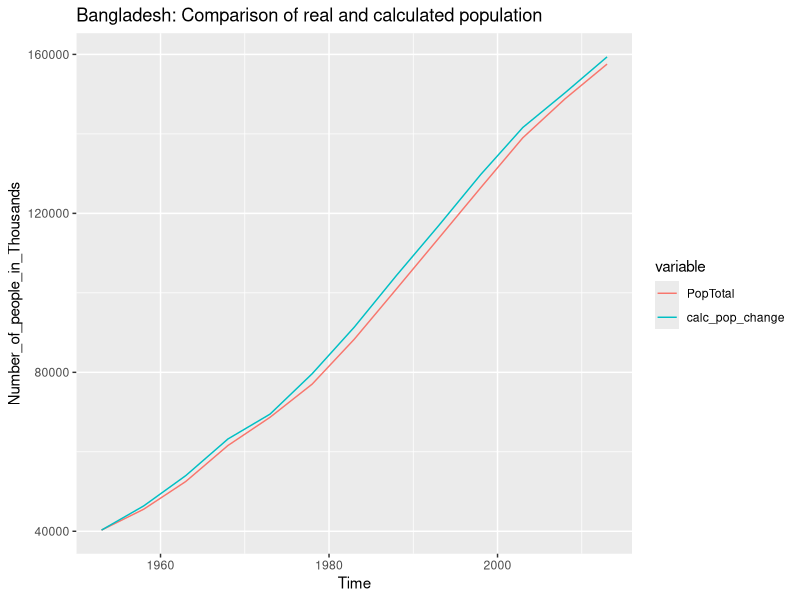
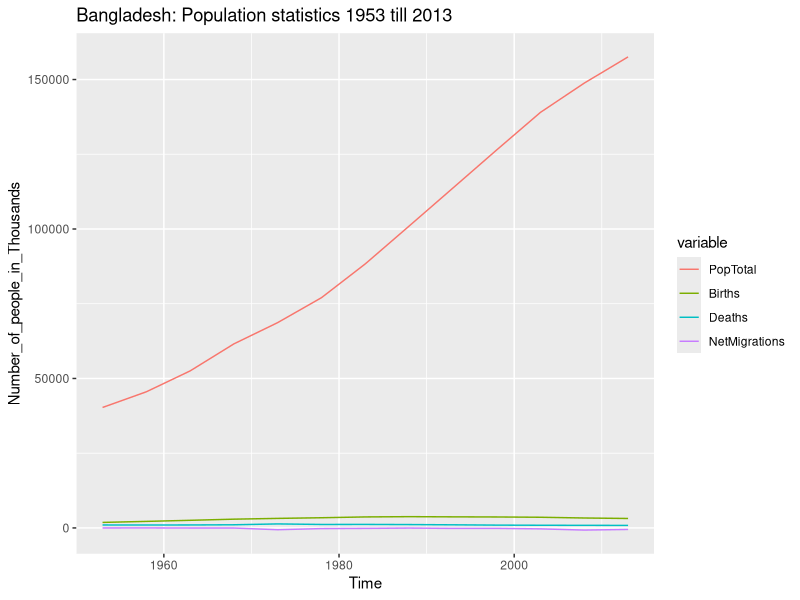
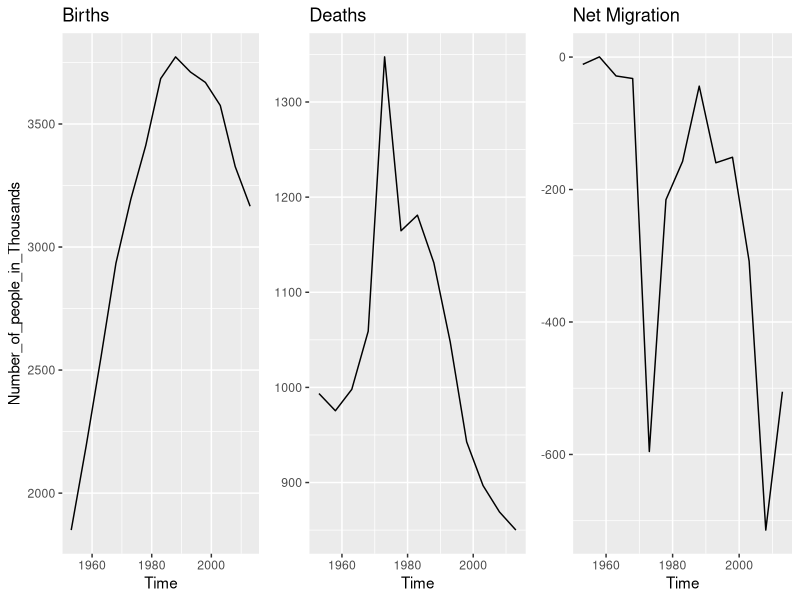
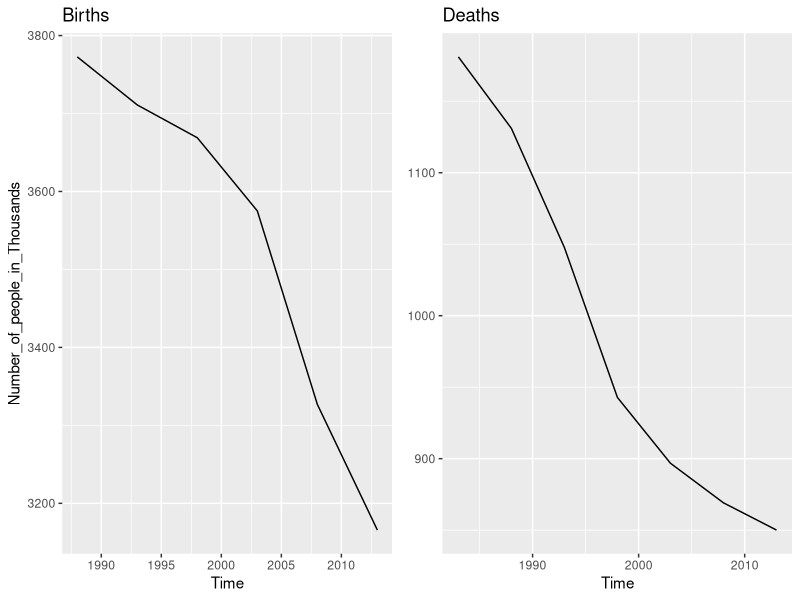
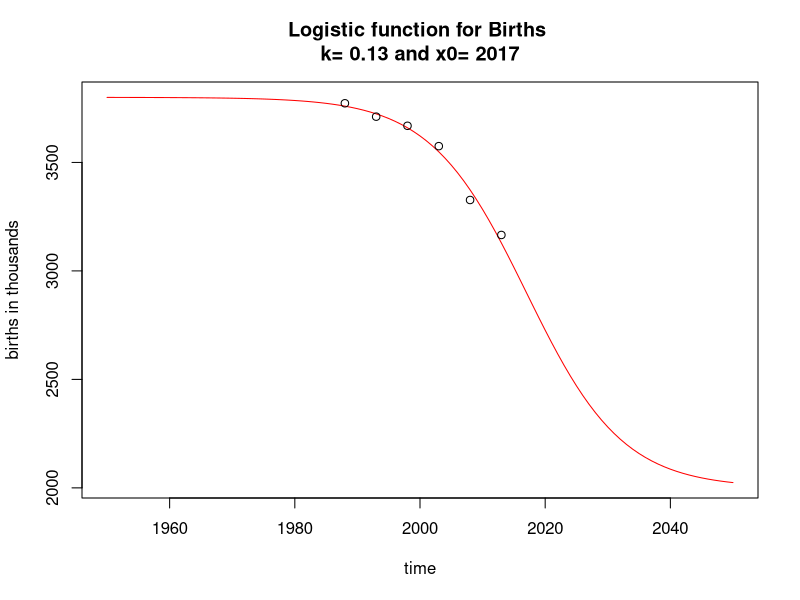
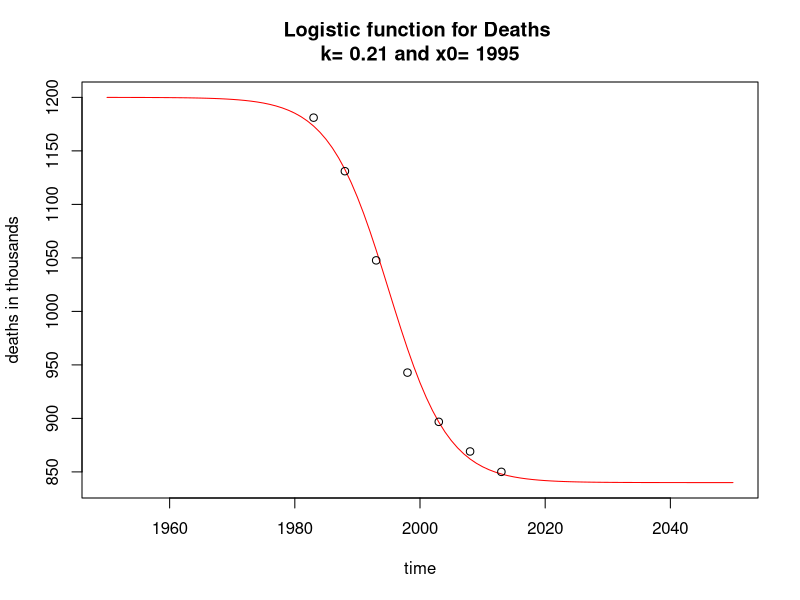
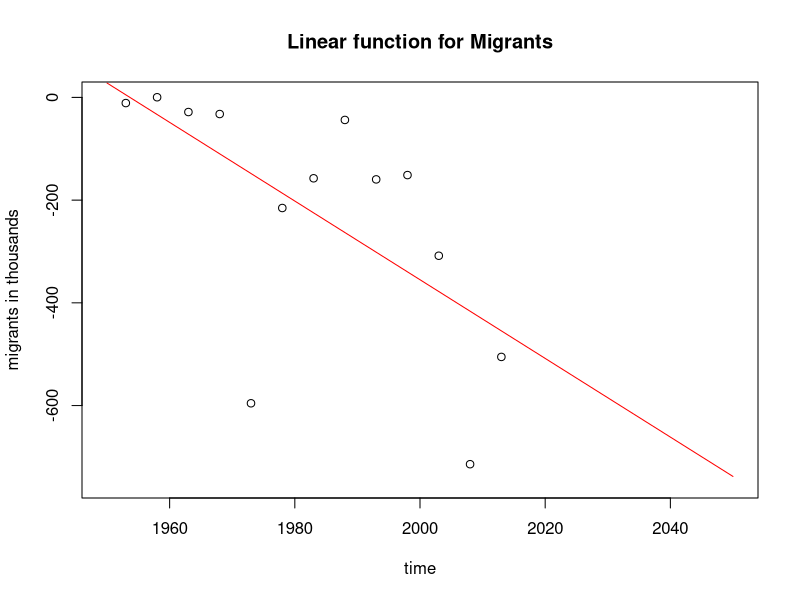
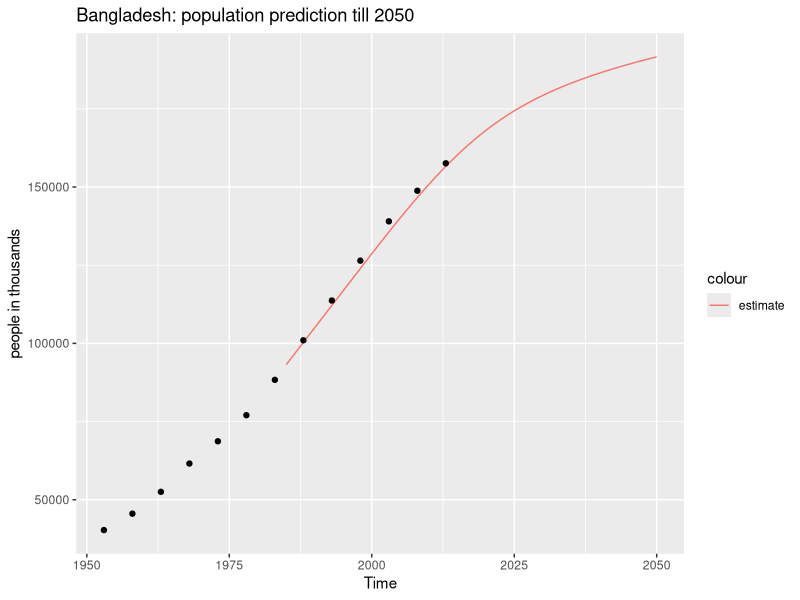

Recreate these plots in R, in order.
## ---- chunk 1
library(rmarkdown)
library(knitr)
library(ggplot2)
library(reshape2) # I need function "melt" for ggplotting
library(gridExtra) # for plotting several graphs in one line
# library(nls2) # for fitting non-linear models (in this case logistic functions) -> NOT USED
## ---- chunk 2
setwd("~/Desktop/github/Bangladesh_demographics")
## ---- chunk 3
df_population <- read.csv("data/Bangladesh_population_history.csv")
df_indicator <- read.csv("data/Bangladesh_indicator_history.csv")
## ---- chunk 4
df_indicator2 <- df_indicator # ajust MidPeriod entries so that they can be used a common column for merger
colnames(df_indicator2)[5] <- "TimePeriod" # change col.name to "TimePeriod"" to avoid confounding it with df_total's "time" values
df_indicator2[,"MidPeriod"] <- df_indicator2[,"MidPeriod"] + 0.5
# There is another potential error source in this data.frame. The entries for Births, Deaths, DeathsMale, DeathsFemale, NetMigrations are calculated for the 5 year bins. We have to divide these values by 5 if we want the average annual values:
df_indicator2[,c("Births", "Deaths", "DeathsMale", "DeathsFemale", "NetMigrations")] <- df_indicator2[,c("Births", "Deaths", "DeathsMale", "DeathsFemale", "NetMigrations")]/5
df_total <- merge(df_population, df_indicator2, by=c("LocID", "Location", "VarID", "Variant", "MidPeriod"))
## ---- chunk 5
# calculating
pop_1953 <- df_total[1,"PopTotal"]
pop_change <- vector(mode="numeric") # create empty vector
pop_change[1] <- pop_1953 # 1st entry = population of 1953
for (i in 2:nrow(df_total)){
pop_change[i] <- pop_change[i-1] + 5*(df_total[i, "Births"] - df_total[i, "Deaths"] + df_total[i, "NetMigrations"])
}
df_total[,"calc_pop_change"] <- pop_change # add to data.frame

# plotting the data
df_total_long <- melt(df_total[,c("Time", "PopTotal", "Births", "Deaths", "NetMigrations", "calc_pop_change")], id="Time")
colnames(df_total_long)[3] <- "Number_of_people_in_Thousands"
subset <- which(df_total_long[,"variable"] %in% c("PopTotal", "calc_pop_change")) # for comparison of real and calculated population
ggplot(data=df_total_long[subset,], aes(x=Time, y=Number_of_people_in_Thousands, colour=variable)) +
  geom_line() +
  ggtitle("Bangladesh: Comparison of real and calculated population")
## ---- chunk 6
subset <- which(df_total_long[,"variable"] != "calc_pop_change")
ggplot(data=df_total_long[subset,], aes(x=Time, y=Number_of_people_in_Thousands, colour=variable)) +
  geom_line() +
  ggtitle("Bangladesh: Population statistics 1953 till 2013")
## ---- chunk 7
which(df_total[,"TimePeriod"] == "1970-1975")
## ---- chunk 8
war_deaths_thousands <- 5*(df_total[5,"Deaths"] - df_total[6, "Deaths"])
war_deaths <- 1000 * war_deaths_thousands
war_deaths
## ---- chunk 9
war_migrants_thousands <- 5*(df_total[5,"NetMigrations"] - df_total[6, "NetMigrations"])
war_migrants <- 1000 * war_migrants_thousands
war_migrants
## ---- chunk 10
rm(war_deaths, war_deaths_thousands, war_migrants, war_migrants_thousands)
## ---- chunk 11
subset1 <- which(df_total_long[,"variable"] == "Births")
subset2 <- which(df_total_long[,"variable"] == "Deaths")
subset3 <- which(df_total_long[,"variable"] == "NetMigrations")

plot1 <- ggplot(data=df_total_long[subset1,], aes(x=Time, y=Number_of_people_in_Thousands))
plot1 <- plot1 + geom_line() + ggtitle("Births")

plot2 <- ggplot(data=df_total_long[subset2,], aes(x=Time, y=Number_of_people_in_Thousands))
plot2 <- plot2 + geom_line() + ggtitle("Deaths") + theme(axis.title.y = element_blank())
  
plot3 <- ggplot(data=df_total_long[subset3,], aes(x=Time, y=Number_of_people_in_Thousands))
plot3 <- plot3 + geom_line() + ggtitle("Net Migration") + theme(axis.title.y = element_blank())

grid.arrange(plot1, plot2, plot3, ncol=3)
## ---- chunk 12
x1 <- max(df_total[df_total[,"Time"]>1980,"Births"])
x2 <- which(df_total[,"Births"] == x1)
y1 <- max(df_total[df_total[,"Time"]>1980,"Deaths"])
y2 <- which(df_total[,"Deaths"] == y1)
z <- nrow(df_total)

plot1 <- ggplot(data=df_total_long[subset1[x2:z],], aes(x=Time, y=Number_of_people_in_Thousands))
plot1 <- plot1 + geom_line() + ggtitle("Births")

plot2 <- ggplot(data=df_total_long[subset2[y2:z],], aes(x=Time, y=Number_of_people_in_Thousands))
plot2 <- plot2 + geom_line() + ggtitle("Deaths") + theme(axis.title.y = element_blank())                

grid.arrange(plot1, plot2, ncol=2)
## ---- chunk 13
years <- 1950:2050
e <- exp(1) # Euler's number
k_Births = 0.13
x0_Births = 2017
birthsperyear <- ((3.8*10^3 - 2.0*10^3)/(1+(e^k_Births)^(years-x0_Births))) + (2.0*10^3)
plot(x=years, y=birthsperyear, main = paste("Logistic function for Births", "\nk=",k_Births , "and x0=",x0_Births), xlab="time", ylab="births in thousands", type="l",col="red")
points(x=df_total[8:13,"Time"], y=df_total[8:13,"Births"])
## ---- chunk 14
births_estimated <- ((3.8*10^3 - 2.0*10^3)/(1+(e^k_Births)^(df_total[x2:z,"Time"]-x0_Births))) + (2.0*10^3)
births_reality <- df_total[x2:z,"Births"]
cor.test(as.numeric(births_estimated), births_reality, method="pearson")
## ---- chunk 15
e <- exp(1) # Euler's number
years <- 1950:2050
k_Deaths = 0.21
x0_Deaths = 1995
deathsperyear <- ((1.2*10^3 - 0.84*10^3)/(1+(e^k_Deaths)^(years-x0_Deaths))) + (0.84*10^3)
plot(x=years, y=deathsperyear, main = paste("Logistic function for Deaths", "\nk=",k_Deaths , "and x0=",x0_Deaths), xlab="time", ylab="deaths in thousands", type="l", col="red")
points(x=df_total[7:13,"Time"], y=df_total[7:13,"Deaths"])
## ---- chunk 16
deaths_estimated <- ((1.2*10^3 - 0.84*10^3)/(1+(e^k_Deaths)^(df_total[x2:z,"Time"]-x0_Deaths))) + (0.84*10^3)
deaths_reality <- df_total[x2:z,"Deaths"]
cor.test(x=deaths_estimated, y=deaths_reality, method="pearson")
## ---- chunk 17
years <- 1950:2050
time <- df_total[,"Time"]
netmigration_reality <- df_total[,"NetMigrations"]
fit <- lm(netmigration_reality ~ time)
summary(fit)
## ---- chunk 18
a_migrants <- fit$coefficients["time"]
b_migrants <- fit$coefficients["(Intercept)"]
migrantsperyear <- a_migrants * years + b_migrants
plot(x=years, y=migrantsperyear, main = paste("Linear function for Migrants"), ylim=c(-750, 0), xlab="time", ylab="migrants in thousands", type="l", col="red")
points(x=time, y=netmigration_reality)
## ---- chunk 19
begin <- 1985
end <- 2100
pop_modell <- data.frame(begin:end)
pop_modell[1,2] <- df_population[begin-1950+1, "PopTotal"]
colnames(pop_modell) <- c("Time", "PopTotal")

for (i in begin:(end-1)) {  #start = 1983 till end = 2049 (!)
  j <- i + 1 - begin # start j = 1983 + 1 - 1983 = 1
  BIRTH <- (3.8*10^3 - 2.0*10^3)/(1+(e^k_Births)^(i-x0_Births)) + (2.0*10^3) #start = 1983
  DEATH <- (1.2*10^3 - 0.84*10^3)/(1+(e^k_Deaths)^(i-x0_Deaths)) + (0.84*10^3) #start = 1983
  MIGRA <- a_migrants * i + b_migrants #start = 1983
  pop_modell[j+1,2] <- pop_modell[j,2] + BIRTH - DEATH + MIGRA
  }
# Take a peak at some core dates:
key_dates <- pop_modell[which(pop_modell[,"Time"]==2025),]
key_dates <- rbind(key_dates, pop_modell[which(pop_modell[,"Time"]==2050),])
key_dates <- rbind(key_dates, pop_modell[which(pop_modell[,"Time"]==2075),])
key_dates <- rbind(key_dates, pop_modell[which(pop_modell[,"Time"]==2100),])
key_dates

# Check statistical congruency for available period 1985-2013:
pop_comparison <- merge(df_population, pop_modell, by="Time")
cor.test(x=pop_comparison[,"PopTotal.x"], y=pop_comparison[,"PopTotal.y"], method="pearson")

# plot modell
# plot(pop_modell, main = paste("Population dev estimation","\nStarting=",begin), xlab="time", ylab="people in thousands", type="l", col="red", xlim=c(1950,end), ylim=c(0,200000))
# points(x=df_total[,"Time"], y=df_total[,"PopTotal"])
cutoff <- which(pop_modell[,"Time"]==2050)
ggplot(pop_modell[1:cutoff,], aes(x=Time, y=PopTotal)) +
  geom_line(aes(colour="estimate")) +
  ylab("people in thousands") +
  ggtitle("Bangladesh: population prediction till 2050") +
# theme(legend.position = "none") +
  geom_point(data=df_total, aes(x=Time, y=PopTotal))
